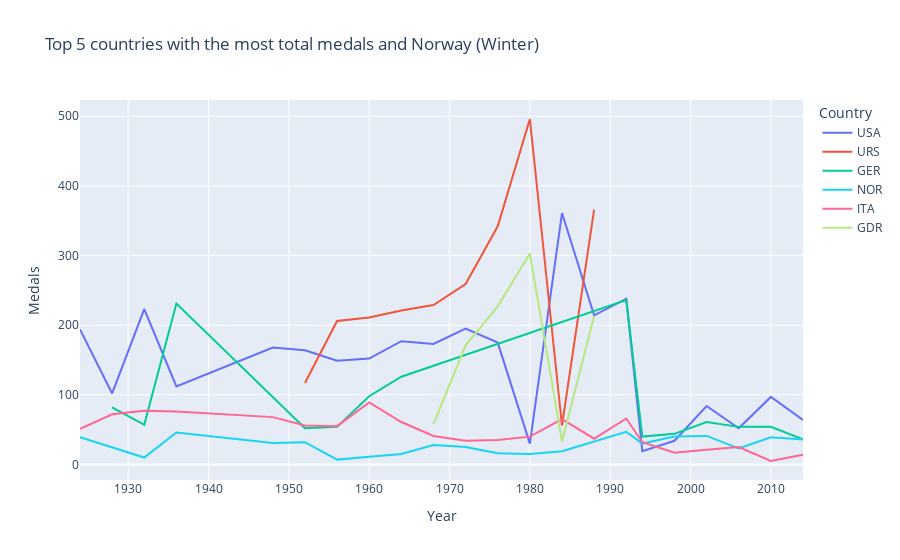

The notebook cell saved with this chart:
### Code cell
px.line(
    data_frame=winter(countries_medals[countries_medals['NOC'].isin(top_5_winter_countries)]), 
    x='Year', 
    y='Medal',
    color='NOC',
    category_orders={'NOC': top_5_countries},
    title='Top 5 countries with the most total medals and Norway (Winter)',
    labels={'Medal': 'Medals', 'NOC': 'Country'}
)

### Figure 1 — Plotly figure (JSON) as saved in the notebook; plotly's stock layout.template omitted (floating-point values rounded to 4 significant figures)
{"data": [{"hovertemplate": "Country=USA<br>Year=%{x}<br>Medals=%{y}<extra></extra>", "legendgroup": "USA", "line": {"color": "#636efa", "dash": "solid"}, "marker": {"symbol": "circle"}, "mode": "lines", "name": "USA", "orientation": "v", "showlegend": true, "type": "scatter", "x": [1924, 1928, 1932, 1936, 1948, 1952, 1956, 1960, 1964, 1968, 1972, 1976, 1980, 1984, 1988, 1992, 1994, 1998, 2002, 2006, 2010, 2014], "xaxis": "x", "y": [194, 102, 223, 112, 168, 164, 149, 152, 177, 173, 195, 175, 30, 361, 214, 238, 19, 34, 84, 52, 97, 64], "yaxis": "y"}, {"hovertemplate": "Country=URS<br>Year=%{x}<br>Medals=%{y}<extra></extra>", "legendgroup": "URS", "line": {"color": "#EF553B", "dash": "solid"}, "marker": {"symbol": "circle"}, "mode": "lines", "name": "URS", "orientation": "v", "showlegend": true, "type": "scatter", "x": [1952, 1956, 1960, 1964, 1968, 1972, 1976, 1980, 1984, 1988], "xaxis": "x", "y": [117, 206, 211, 221, 229, 259, 342, 496, 56, 366], "yaxis": "y"}, {"hovertemplate": "Country=GER<br>Year=%{x}<br>Medals=%{y}<extra></extra>", "legendgroup": "GER", "line": {"color": "#00cc96", "dash": "solid"}, "marker": {"symbol": "circle"}, "mode": "lines", "name": "GER", "orientation": "v", "showlegend": true, "type": "scatter", "x": [1928, 1932, 1936, 1952, 1956, 1960, 1964, 1992, 1994, 1998, 2002, 2006, 2010, 2014], "xaxis": "x", "y": [82, 57, 231, 52, 54, 98, 126, 236, 40, 44, 61, 54, 54, 36], "yaxis": "y"}, {"hovertemplate": "Country=NOR<br>Year=%{x}<br>Medals=%{y}<extra></extra>", "legendgroup": "NOR", "line": {"color": "#19d3f3", "dash": "solid"}, "marker": {"symbol": "circle"}, "mode": "lines", "name": "NOR", "orientation": "v", "showlegend": true, "type": "scatter", "x": [1924, 1928, 1932, 1936, 1948, 1952, 1956, 1960, 1964, 1968, 1972, 1976, 1980, 1984, 1988, 1992, 1994, 1998, 2002, 2006, 2010, 2014], "xaxis": "x", "y": [39, 24, 10, 46, 31, 32, 7, 11, 15, 28, 25, 16, 15, 19, 33, 47, 30, 40, 41, 23, 39, 36], "yaxis": "y"}, {"hovertemplate": "Country=ITA<br>Year=%{x}<br>Medals=%{y}<extra></extra>", "legendgroup": "ITA", "line": {"color": "#FF6692", "dash": "solid"}, "marker": {"symbol": "circle"}, "mode": "lines", "name": "ITA", "orientation": "v", "showlegend": true, "type": "scatter", "x": [1924, 1928, 1932, 1936, 1948, 1952, 1956, 1960, 1964, 1968, 1972, 1976, 1980, 1984, 1988, 1992, 1994, 1998, 2002, 2006, 2010, 2014], "xaxis": "x", "y": [51, 72, 77, 76, 68, 56, 55, 89, 61, 41, 34, 35, 40, 65, 37, 66, 32, 17, 21, 25, 5, 14], "yaxis": "y"}, {"hovertemplate": "Country=GDR<br>Year=%{x}<br>Medals=%{y}<extra></extra>", "legendgroup": "GDR", "line": {"color": "#B6E880", "dash": "solid"}, "marker": {"symbol": "circle"}, "mode": "lines", "name": "GDR", "orientation": "v", "showlegend": true, "type": "scatter", "x": [1968, 1972, 1976, 1980, 1984, 1988], "xaxis": "x", "y": [58, 171, 227, 303, 33, 213], "yaxis": "y"}], "layout": {"legend": {"title": {"text": "Country"}, "tracegroupgap": 0}, "title": {"text": "Top 5 countries with the most total medals and Norway (Winter)"}, "xaxis": {"anchor": "y", "domain": [0, 1], "title": {"text": "Year"}}, "yaxis": {"anchor": "x", "domain": [0, 1], "title": {"text": "Medals"}}}}
